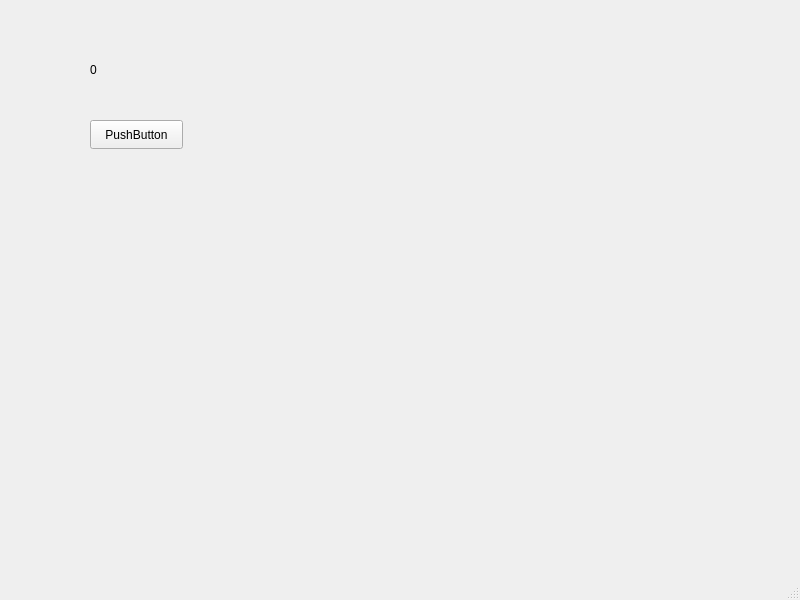
<?xml version="1.0" encoding="UTF-8"?>
<ui version="4.0">
 <class>MainWindow</class>
 <widget class="QMainWindow" name="MainWindow">
  <property name="geometry">
   <rect>
    <x>0</x>
    <y>0</y>
    <width>800</width>
    <height>600</height>
   </rect>
  </property>
  <property name="windowTitle">
   <string>MainWindow</string>
  </property>
  <widget class="QWidget" name="centralwidget">
   <widget class="QPushButton" name="pushButton">
    <property name="geometry">
     <rect>
      <x>90</x>
      <y>120</y>
      <width>93</width>
      <height>29</height>
     </rect>
    </property>
    <property name="text">
     <string>PushButton</string>
    </property>
   </widget>
   <widget class="QLabel" name="label">
    <property name="geometry">
     <rect>
      <x>90</x>
      <y>60</y>
      <width>63</width>
      <height>20</height>
     </rect>
    </property>
    <property name="text">
     <string>0</string>
    </property>
   </widget>
  </widget>
  <widget class="QMenuBar" name="menubar">
   <property name="geometry">
    <rect>
     <x>0</x>
     <y>0</y>
     <width>800</width>
     <height>26</height>
    </rect>
   </property>
  </widget>
  <widget class="QStatusBar" name="statusbar"/>
 </widget>
 <resources/>
 <connections/>
</ui>
